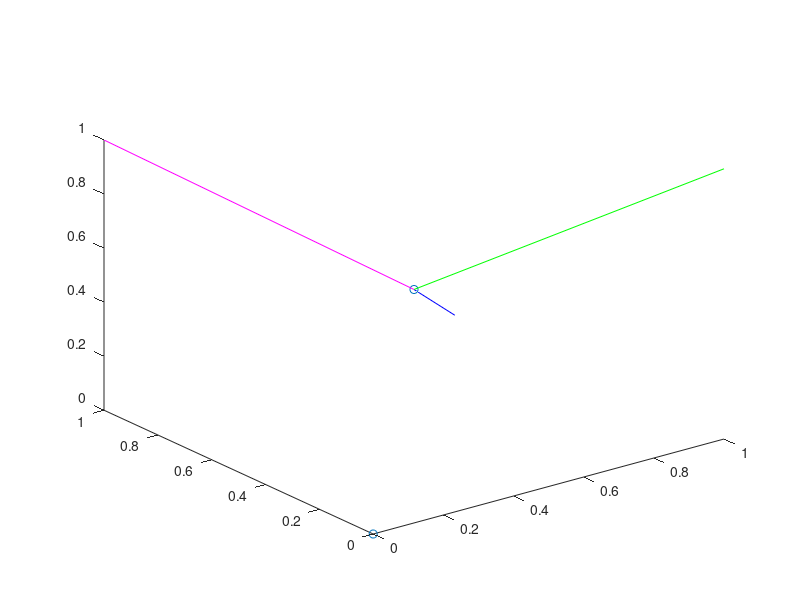

The MATLAB source for this figure:
% box size: 1x1x1
% center: 1/2, 1/2, 1/2
% points are (x, y, z) [z up and down)

% point 1 (0, 0, 0) to center (1/2, 1/2, 1/2)
x1 = [0, 1/2];
y1 = [0, 1/2];
z1 = [0, 1/2];

% point 2 (1, 1, 0) to center (1/2, 1/2, 1/2)
x2 = [1, 1/2];
y2 = [1, 1/2];
z2 = [0, 1/2];

% point 3 (1, 0, 1) to center (1/2, 1/2, 1/2)
x3 = [1, 1/2];
y3 = [0, 1/2];
z3 = [1, 1/2];

% point 4 (0, 1, 1) to center (1/2, 1/2, 1/2)
x4 = [0, 1/2];
y4 = [1, 1/2];
z4 = [1, 1/2];

% plot tetrahedra arangement
plot3(x1, y1, z1, "o", x2, y2, z2, "blue", x3, y3, z3, "green", x4, y4, z4, "magenta")